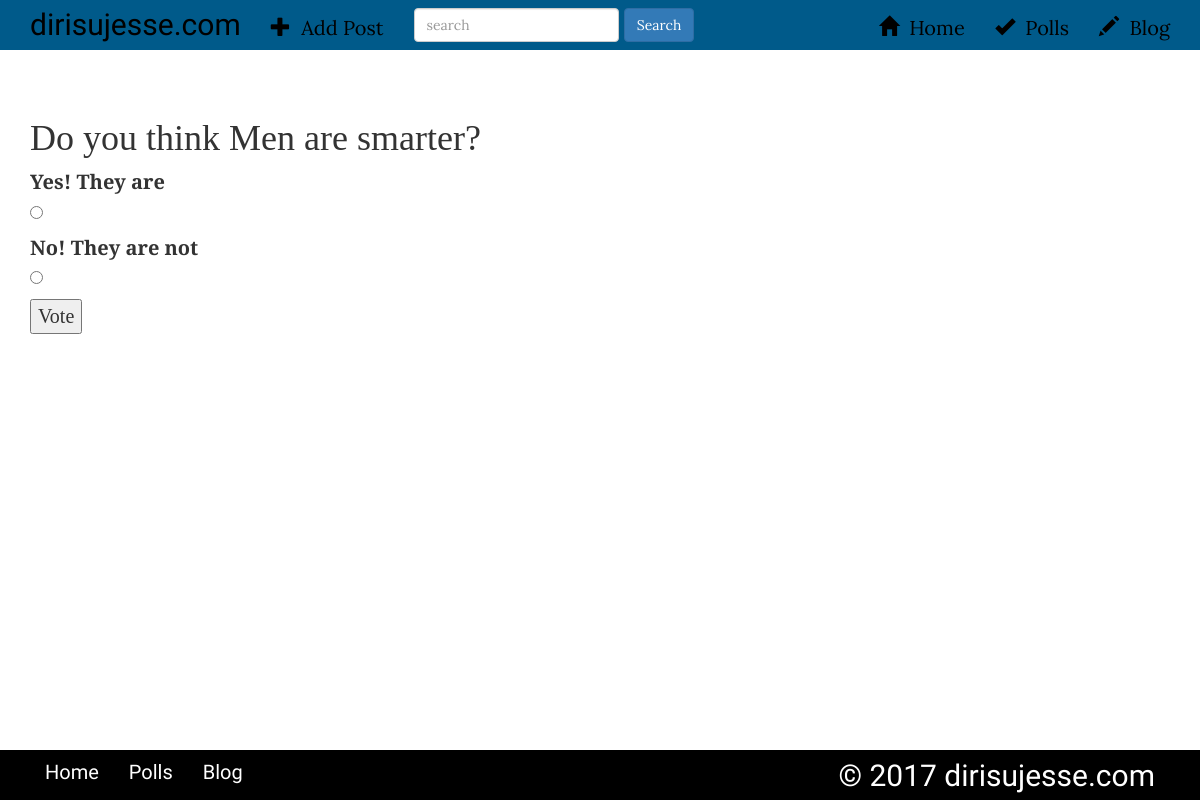
The page /polls/1/ on the database its author committed.
### polls/models.py (models this page shows, shortened)
class Question(models.Model):
    question_text = models.CharField(max_length=200, null=True, blank=True)
    pub_date = models.DateTimeField(auto_now_add=False)
    def was_published_recently(self):
        now = timezone.now()
        return now - datetime.timedelta(days=1) <= self.pub_date <= now
    was_published_recently.admin_order_field = 'pub_date'
    was_published_recently.boolean = True
    was_published_recently.short_description = 'Published recently?'

class Choice(models.Model):
    question = models.ForeignKey(Question, on_delete=models.CASCADE)
    choice_text = models.CharField(max_length=200)
    votes = models.IntegerField(default=0)

### polls/views.py (the view)
# urls.py: url(r'^(?P<pk>\d+)/$', views.DetailView.as_view(), name='detail'),
class DetailView(generic.DetailView):
    model = Question
    template_name = 'polls/detail.html'
    def get_queryset(self):
        return Question.objects.filter(pub_date__lte=timezone.now())

### polls/templates/polls/detail.html (shortened to what this page needs)
{% extends "polls/layout.html" %}
{% block content %}
<h1>{{ question.question_text }}</h1>
    <form action="{% url 'polls:vote' question.id %}" method="post" class="form">
        {% for choice in question.choice_set.all %}
        <div class="form-group">
            <label for="choice {{ forloop.counter }}" class="control-label">{{ choice.choice_text }}</label>
            <input type="radio" name="choice" id="choice {{ forloop.counter }}" value="{{ choice.id }}" class="radio"/>
        </div>
        {% endfor %}
        <input type="submit" value="Vote" />
    </form>
{% endblock %}

### polls/static/css/webapp.css (style rules this page uses)
body { background-color: color: rgb(150,80,100); font-family: 'Playfair Display', serif; font-size: 1.5em; }

### rows shown on the page
Question: question_text "Do you think Men are smarter?"
Choice: choice_text "Yes! They are"
Choice: choice_text "No! They are not"
